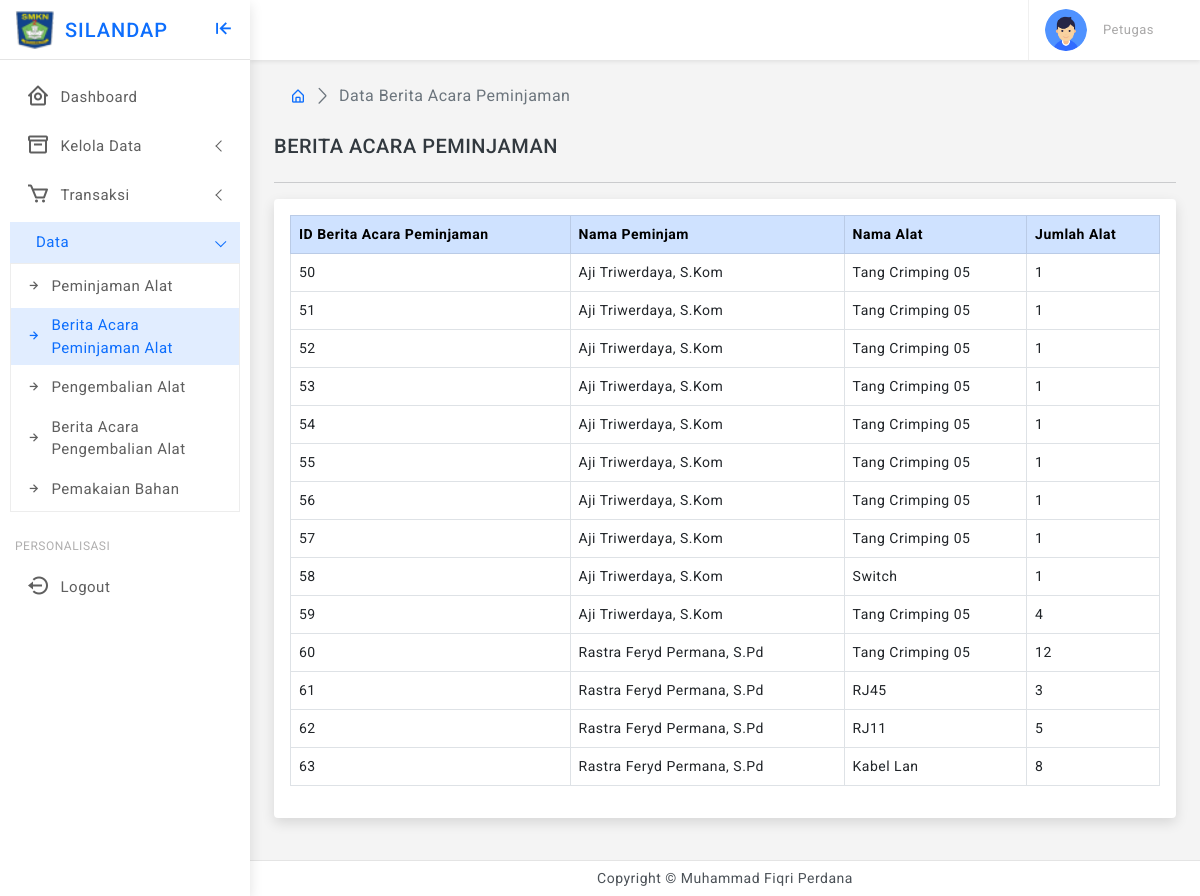
The app's page /sadmin/berita-acara-pj-alat.php, older data.
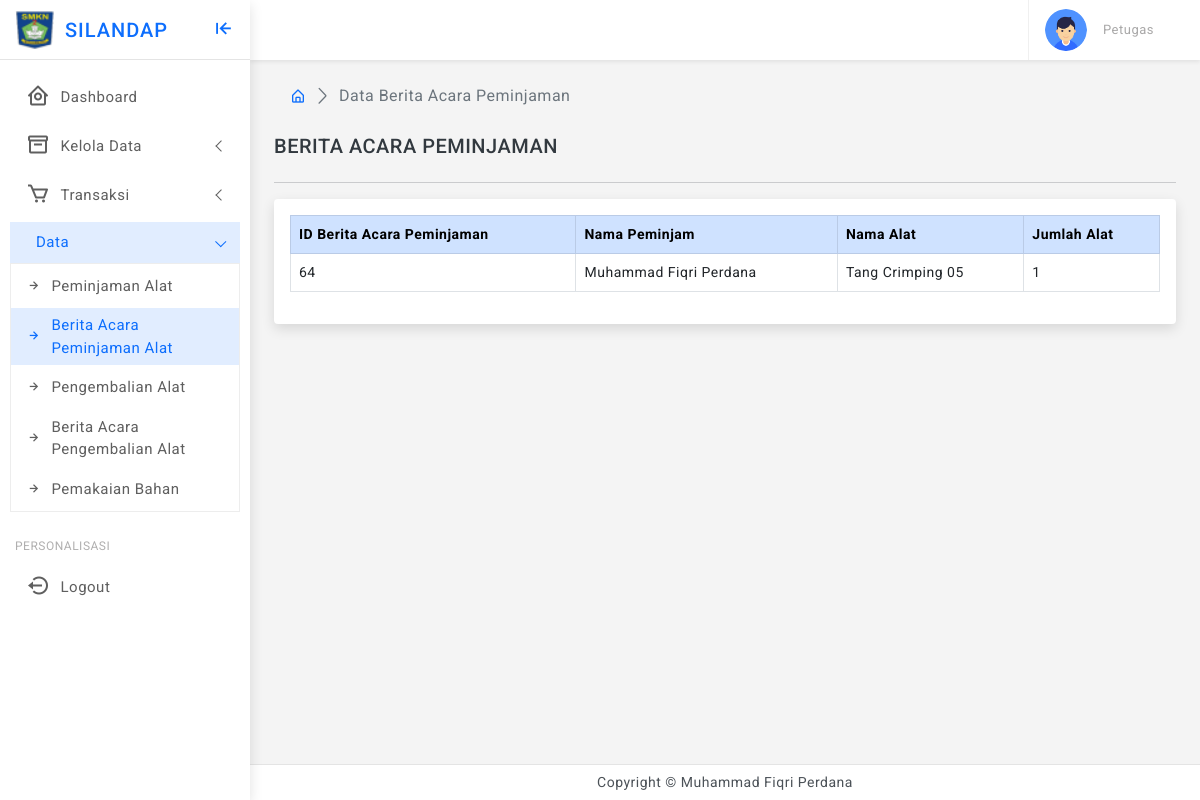
The same page, newer data.
### tables this page shows
CREATE TABLE `tbl_peminjaman` (
  `id_peminjaman` int(11) NOT NULL,
  `id_user` varchar(10) NOT NULL,
  `id_barang` varchar(10) NOT NULL,
  `jumlah` varchar(10) NOT NULL,
  `tgl_pinjam` date NOT NULL,
  `waktu_pinjam` varchar(100) NOT NULL,
  `status_verifikasi` varchar(100) NOT NULL,
  `kepemilikan` varchar(100) NOT NULL,
  `kondisi` varchar(255) NOT NULL
);

CREATE TABLE `tb_berita_acara_peminjaman` (
  `id_berita_acara_peminjaman` int(11) NOT NULL,
  `id_peminjaman` varchar(10) NOT NULL
);

CREATE TABLE `tbl_user` (
  `id_user` int(11) NOT NULL,
  `nm_user` varchar(200) NOT NULL,
  `username` varchar(20) NOT NULL,
  `password` varchar(100) NOT NULL,
  `level` int(11) NOT NULL,
  `jurusan` varchar(100) NOT NULL
);

CREATE TABLE `tbl_barang` (
  `id_barang` int(11) NOT NULL,
  `kode_barang` varchar(50) NOT NULL,
  `nama_barang` varchar(100) NOT NULL,
  `kategori` varchar(25) NOT NULL,
  `kondisi` varchar(25) NOT NULL,
  `stok` int(11) NOT NULL,
  `foto` varchar(255) NOT NULL,
  `kepemilikan` varchar(100) NOT NULL
);

### sadmin/berita-acara-pj-alat.php (the view, shortened to what this page needs)
<?php
include "../koneksi.php";
$query_alat = "SELECT * FROM tbl_peminjaman P
INNER JOIN tb_berita_acara_peminjaman BP ON P.id_peminjaman = BP.id_peminjaman
INNER JOIN tbl_barang B ON P.id_barang = B.id_barang
INNER JOIN tbl_user U ON P.id_user = U.id_user";
$result_alat = mysqli_query($conn, $query_alat);
?>
<!doctype html>
<html lang="en" class="">
<head>
    <link href="../assets/plugins/simplebar/css/simplebar.css" rel="stylesheet" />
    <link href="../assets/plugins/perfect-scrollbar/css/perfect-scrollbar.css" rel="stylesheet" />
    <link href="../assets/plugins/metismenu/css/metisMenu.min.css" rel="stylesheet" />
    <link href="../assets/plugins/datatable/css/dataTables.bootstrap5.min.css" rel="stylesheet" />
    <link href="../assets/css/pace.min.css" rel="stylesheet" />
    <link href="../assets/css/bootstrap.min.css" rel="stylesheet">
    <link href="../assets/css/app.css" rel="stylesheet">
    <link href="../assets/css/icons.css" rel="stylesheet">
    <link rel="stylesheet" href="../assets/css/dark-theme.css" />
    <link rel="stylesheet" href="../assets/css/semi-dark.css" />
    <link rel="stylesheet" href="../assets/css/header-colors.css" />
</head>
<body>
    <div class="wrapper">
        <?php include "theme-sidebar.php" ?>
        <?php include "theme-header.php" ?>
        <div class="page-wrapper">
            <div class="page-content">
                <div class="page-breadcrumb d-none d-sm-flex align-items-center mb-3">
                    <div class="ps-3">
                        <nav aria-label="breadcrumb">
                            <ol class="breadcrumb mb-0 p-0">
                                <li class="breadcrumb-item"><a href="index.php"><i class="bx bx-home-alt"></i></a></li>
                                <li class="breadcrumb-item active" aria-current="page">Data Berita Acara Peminjaman</li>
                            </ol>
                        </nav>
                    </div>
                </div>
                <h5 class="my-4 text-uppercase">Berita Acara Peminjaman</h5>
                <hr />
                <div class="card">
                    <div class="card-body">
                        <div class="table-responsive">
                            <table id="example2" class="table table-hover table-bordered">
                                <thead class="table-primary">
                                    <tr>
                                        <th>ID Berita Acara Peminjaman</th>
                                        <th>Nama Peminjam</th>
                                        <th>Nama Alat</th>
                                        <th>Jumlah Alat</th>
                                    </tr>
                                </thead>
                                <tbody>
                                    <?php while ($row_alat = mysqli_fetch_assoc($result_alat)) { ?>
                                        <tr>
                                            <td><?php echo $row_alat["id_berita_acara_peminjaman"] ?></td>
                                            <td><?php echo $row_alat["nm_user"] ?></td>
                                            <td><?php echo $row_alat["nama_barang"] ?></td>
                                            <td><?php echo $row_alat["jumlah"] ?></td>
                                        </tr>
                                    <?php } ?>
                                </tbody>
                            </table>
                        </div>
                    </div>
                </div>
            </div>
        </div>
        <?php include "theme-footer.php" ?>
    </div>
</body>
</html>

### sadmin/theme-sidebar.php (shortened to what this page needs)
<div class="sidebar-wrapper" data-simplebar="true">
    <div class="sidebar-header">
        <div>
            <img src="../assets/images/logo-icon.png" class="logo-icon" alt="logo icon">
        </div>
        <div>
            <h4 class="logo-text">SILANDAP</h4>
        </div>
        <div class="toggle-icon ms-auto"><i class='bx bx-arrow-to-left'></i>
        </div>
    </div>
    <ul class="metismenu" id="menu">
        <li>
            <a href="index.php">
                <div class="parent-icon"><i class='bx bx-home-circle'></i></div>
                <div class="menu-title">Dashboard</div>
            </a>
        </li>
        <li>
            <a href="javascript:;" class="has-arrow">
                <div class="parent-icon"><i class="bx bx-box"></i></div>
                <div class="menu-title">Kelola Data</div>
            </a>
        </li>
        <li>
            <a href="javascript:;" class="has-arrow">
                <div class="parent-icon"><i class="bx bx-cart"></i></div>
                <div class="menu-title">Transaksi</div>
            </a>
        </li>
        <li>
            <a href="javascript:;" class="has-arrow">
                <div class="menu-title">Data</div>
            </a>
            <ul>
                <li> <a href="pj-alat-data.php"><i class="bx bx-right-arrow-alt"></i>Peminjaman Alat</a></li>
                <li> <a href="berita-acara-pj-alat.php"><i class="bx bx-right-arrow-alt"></i>Berita Acara Peminjaman Alat</a></li>
                <li> <a href="kembali-pj-alat-data.php"><i class="bx bx-right-arrow-alt"></i>Pengembalian Alat</a></li>
                <li> <a href="berita-acara-km-pj-alat-data.php"><i class="bx bx-right-arrow-alt"></i>Berita Acara Pengembalian Alat</a></li>
                <li> <a href="pk-bahan-data.php"><i class="bx bx-right-arrow-alt"></i>Pemakaian Bahan</a></li>
            </ul>
        </li>
        <li class="menu-label">Personalisasi</li>
        <li>
            <a href="logout.php">
                <div class="parent-icon"><i class='bx bx-log-out-circle'></i></div>
                <div class="menu-title">Logout</div>
            </a>
        </li>
    </ul>
</div>

### sadmin/theme-header.php (shortened to what this page needs)
<header>
    <div class="topbar d-flex align-items-center">
        <nav class="navbar navbar-expand">
            <div class="user-box dropdown">
                <a class="d-flex align-items-center nav-link dropdown-toggle dropdown-toggle-nocaret" href="#" role="button" data-bs-toggle="dropdown" aria-expanded="false">
                    <img src="../assets/images/users/default.png" class="user-img" alt="user avatar">
                    <div class="user-info ps-3">
                        <p class="designattion mb-0">
                            Petugas
                        </p>
                    </div>
                </a>
            </div>
        </nav>
    </div>
</header>

### sadmin/theme-footer.php
<footer class="page-footer">
    <p class="mb-0">Copyright © Muhammad Fiqri Perdana</p>
</footer>

### assets/css/app.css (style rules this page uses)
body { font-size: 14px; color: #4c5258; letter-spacing: 0.5px; background-color: #f4f4f4; font-family: 'Roboto', sans-serif; }
a { text-decoration: none; }
.wrapper { width: 100%; position: relative; }
.sidebar-wrapper { width: 250px; height: 100%; position: fixed; top: 0px; bottom: 0; left: 0px; background: #ffffff; border-right: 0px solid #e4e4e4; z-index: 11; box-shadow: 0 .3rem .8rem rgba(0, 0, 0, .12)!important; transition: all .2s ease-out; }
.sidebar-header { width: 250px; height: 60px; display: flex; align-items: center; position: fixed; top: 0px; bottom: 0; padding: 0 15px; z-index: 5; background: #ffffff; background-clip: border-box; border-bottom: 1px solid #e4e4e4; }
.logo-icon { width: 40px; }
.logo-text { font-size: 20px; margin-left: 10px; margin-bottom: 0; letter-spacing: 1px; color: #0d6efd; }
.toggle-icon { font-size: 22px; cursor: pointer; color: #0d6efd; }
.topbar { position: fixed; top: 0; left: 250px; right: 0; height: 60px; background: #ffffff; border-bottom: 1px solid rgb(228 228 228 / 0%); background-clip: border-box; z-index: 10; box-shadow: 0 .125rem .25rem rgba(0, 0, 0, .075)!important; }
.topbar .navbar { width: 100%; height: 60px; padding-left: 30px; padding-right: 30px; }
.page-wrapper { height: 100%; margin-top: 60px; margin-bottom: 30px; margin-left: 250px; }
.page-content { padding: 1.5rem; }
.page-footer { background: #ffffff; left: 250px; right: 0; bottom: 0; position: fixed; text-align: center; padding: 7px; font-size: 14px; border-top: 1px solid #e4e4e4; z-index: 3; }
.sidebar-wrapper ul { padding: 0; margin: 0; list-style: none; background: transparent; }
.sidebar-wrapper .metismenu { background: transparent; display: -webkit-box; display: -ms-flexbox; display: flex; padding: 10px; margin-top: 60px; -webkit-box-orient: vertical; -webkit-box-direction: normal; -ms-flex-direction: column; flex-direction: column; }
.sidebar-wrapper .metismenu li+li { margin-top: 5px; }
.sidebar-wrapper .metismenu li:first-child { margin-top: 5px; }
.sidebar-wrapper .metismenu li:last-child { margin-bottom: 5px; }
.sidebar-wrapper .metismenu>li { display: -webkit-box; display: -ms-flexbox; display: flex; -webkit-box-orient: vertical; -webkit-box-direction: normal; -ms-flex-direction: column; flex-direction: column; position: relative; }
.sidebar-wrapper .metismenu a { position: relative; display: flex; align-items: center; justify-content: left; padding: 8px 15px; font-size: 15px; color: #5f5f5f; outline-width: 0; text-overflow: ellipsis; overflow: hidden; letter-spacing: .5px; border: 1px solid #ffffff00; transition: all .3s ease-out; }
.sidebar-wrapper .metismenu a .parent-icon { font-size: 24px; line-height: 1; }
.sidebar-wrapper .metismenu a .menu-title { margin-left: 10px; }
.sidebar-wrapper .metismenu ul a { padding: 6px 15px 6px 15px; font-size: 15px; border: 0; }
.sidebar-wrapper .metismenu ul a i { margin-right: 10px; }
.sidebar-wrapper .metismenu ul { border: 1px solid #ededed; background: #ffffff; }
.sidebar-wrapper .metismenu a:hover, .sidebar-wrapper .metismenu a:focus, .sidebar-wrapper .metismenu a:active, .sidebar-wrapper .metismenu .mm-active>a { color: #0d6efd; text-decoration: none; background: rgb(13 110 253 / 0.12) }
.menu-label { padding: 20px 15px 5px 5px; color: #b0afaf; text-transform: uppercase; font-size: 12px; letter-spacing: 0.5px; }
.metismenu .has-arrow:after { position: absolute; content: ""; width: .50em; height: .50em; border-style: solid; border-width: 1.2px 0 0 1.2px; border-color: initial; right: 15px; transform: rotate(-45deg) translateY(-50%); transform-origin: top; top: 50%; transition: all .3s ease-out; }
.page-breadcrumb .breadcrumb li.breadcrumb-item { font-size: 16px; }
.page-breadcrumb .breadcrumb-item+.breadcrumb-item::before { display: inline-block; padding-right: .5rem; color: #6c757d; font-family: 'LineIcons'; content: "\ea5c"; }
.dropdown-toggle-nocaret:after { display: none }
.user-img { width: 42px; height: 42px; border-radius: 50%; border: 0px solid #e5e5e5; padding: 0px; }
.user-info .designattion { font-size: 13px; color: #a9a8a8; }
.user-box { display: flex; align-items: center; height: 60px; border-left: 1px solid #f0f0f0; margin-left: 1rem; }

Row changes from the older to the newer data that the page shows:
removed tbl_peminjaman: tb_berita_acara_peminjaman.id_berita_acara_peminjaman "50", id_user.nm_user "Aji Triwerdaya, S.Kom", id_barang.nama_barang "Tang Crimping 05", jumlah "1", tb_berita_acara_peminjaman.id_berita_acara_peminjaman "51", tb_berita_acara_peminjaman.id_berita_acara_peminjaman "52", tb_berita_acara_peminjaman.id_berita_acara_peminjaman "53", tb_berita_acara_peminjaman.id_berita_acara_peminjaman "54", tb_berita_acara_peminjaman.id_berita_acara_peminjaman "55", tb_berita_acara_peminjaman.id_berita_acara_peminjaman "56", tb_berita_acara_peminjaman.id_berita_acara_peminjaman "57"
removed tbl_peminjaman: tb_berita_acara_peminjaman.id_berita_acara_peminjaman "58", id_user.nm_user "Aji Triwerdaya, S.Kom", id_barang.nama_barang "Switch", jumlah "1"
removed tbl_peminjaman: tb_berita_acara_peminjaman.id_berita_acara_peminjaman "59", id_user.nm_user "Aji Triwerdaya, S.Kom", id_barang.nama_barang "Tang Crimping 05", jumlah "4"
removed tbl_peminjaman: tb_berita_acara_peminjaman.id_berita_acara_peminjaman "60", id_user.nm_user "Rastra Feryd Permana, S.Pd", id_barang.nama_barang "Tang Crimping 05", jumlah "12"
removed tbl_peminjaman: tb_berita_acara_peminjaman.id_berita_acara_peminjaman "61", id_user.nm_user "Rastra Feryd Permana, S.Pd", id_barang.nama_barang "RJ45", jumlah "3"
removed tbl_peminjaman: tb_berita_acara_peminjaman.id_berita_acara_peminjaman "62", id_user.nm_user "Rastra Feryd Permana, S.Pd", id_barang.nama_barang "RJ11", jumlah "5"
removed tbl_peminjaman: tb_berita_acara_peminjaman.id_berita_acara_peminjaman "63", id_user.nm_user "Rastra Feryd Permana, S.Pd", id_barang.nama_barang "Kabel Lan", jumlah "8"
added tbl_peminjaman: tb_berita_acara_peminjaman.id_berita_acara_peminjaman "64", id_user.nm_user "Muhammad Fiqri Perdana", id_barang.nama_barang "Tang Crimping 05", jumlah "1"
